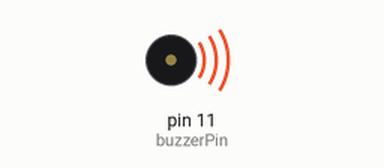
A sketch run on a simulated Arduino Uno, built with avr-gcc and run on an emulated ATmega328P. Shown: buzzer (waves = sounding, pin HIGH).

Above: at 0.1 s.
Timing chart, 0 to 1.6 s (numbered marks = the images above):
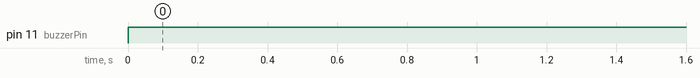

Measured:
- by itself, pin 11 (buzzerPin): LOW → HIGH at 0.00 s

The sketch:

buzzer.ino
```cpp
int buzzerPin = 11;

void setup() {
  pinMode(buzzerPin, OUTPUT);
}

void loop() {
  digitalWrite(buzzerPin, HIGH);
}
```
